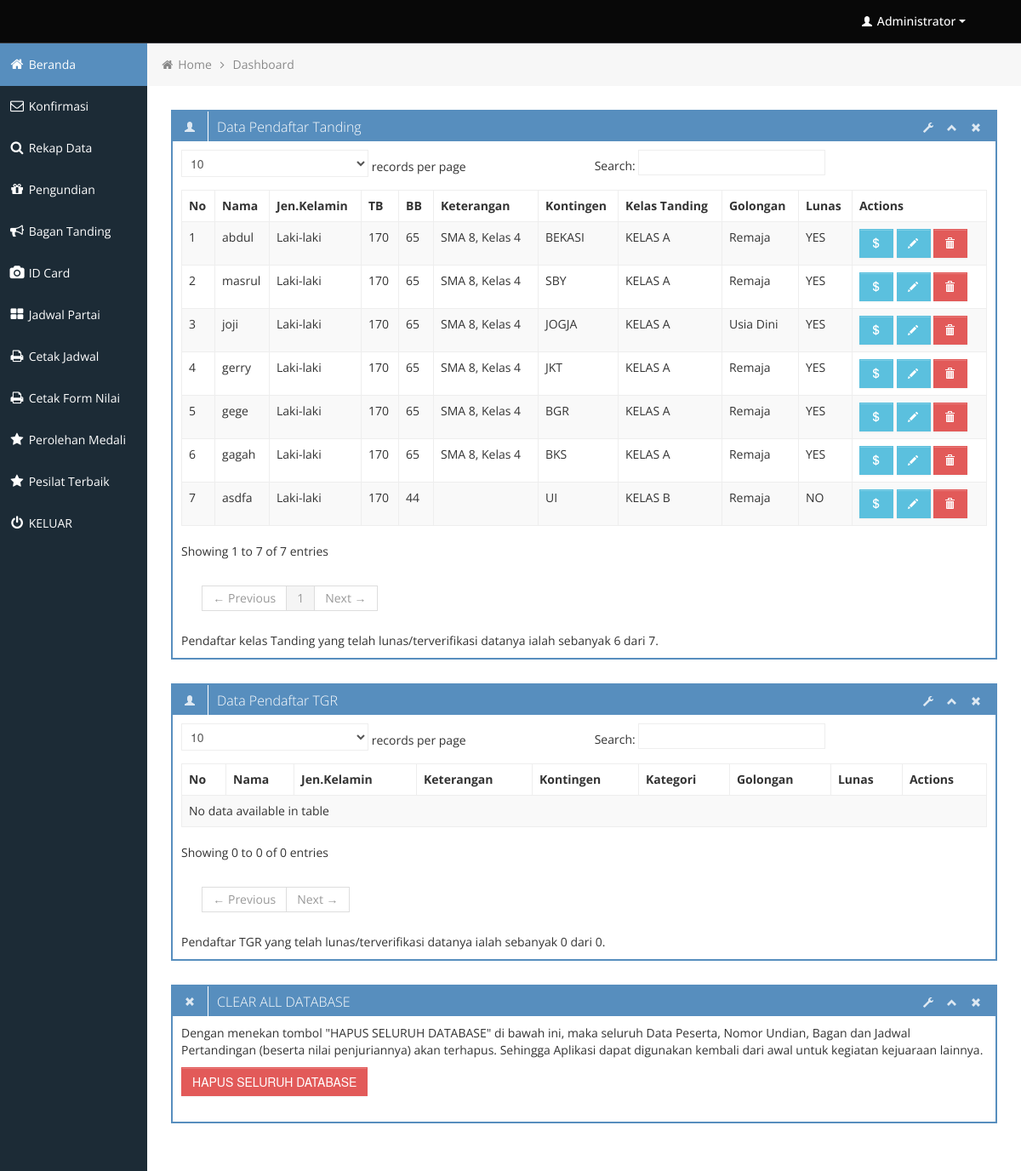
/backend/index.php (signed in), run on the app's committed database.
### tables this page shows
CREATE TABLE `peserta` (
  `ID_peserta` int(11) NOT NULL,
  `nm_lengkap` varchar(35) NOT NULL,
  `jenis_kelamin` varchar(15) NOT NULL,
  `tpt_lahir` varchar(55) NOT NULL,
  `tgl_lahir` date NOT NULL,
  `tb` int(11) NOT NULL,
  `bb` int(11) NOT NULL,
  `kelas` varchar(21) NOT NULL,
  `asal_sekolah` varchar(55) NOT NULL,
  `kategori_tanding` varchar(10) NOT NULL,
  `golongan` varchar(15) NOT NULL,
  `kode_gr` varchar(32) NOT NULL,
  `kelas_tanding_FK` varchar(4) NOT NULL,
  `kontingen` varchar(100) NOT NULL,
  `foto` varchar(128) NOT NULL,
  `ktp` varchar(128) NOT NULL,
  `akta_lahir` varchar(128) NOT NULL,
  `ijazah` varchar(128) NOT NULL,
  `status` varchar(15) NOT NULL,
  `role` varchar(20) DEFAULT NULL,
  `email` varchar(100) DEFAULT NULL,
  `password` varchar(255) DEFAULT NULL
);

CREATE TABLE `kelastanding` (
  `ID_kelastanding` int(11) NOT NULL,
  `nm_kelastanding` varchar(21) NOT NULL
);

### backend/index.php (the view, shortened to what this page needs)
<?php
	include 'includes/connection.php';
	$sqlpeserta ="SELECT * FROM peserta
					INNER JOIN kelastanding ON peserta.kelas_tanding_FK=kelastanding.ID_kelastanding
					ORDER BY peserta.jenis_kelamin,peserta.kelas_tanding_FK ASC";
	$datapeserta = mysqli_query($koneksi, $sqlpeserta);
	$sqlpesertatgr ="SELECT * FROM peserta
					WHERE peserta.kategori_tanding <> 'Tanding'
					ORDER BY peserta.kode_gr,peserta.kontingen ASC";
	$datapesertatgr = mysqli_query($koneksi, $sqlpesertatgr);
?>
<div class="row-fluid sortable">
	<div class="box span12">
		<div class="box-header" data-original-title>
			<h2><i class="halflings-icon white user"></i><span class="break"></span>Data Pendaftar Tanding</h2>
			<div class="box-icon">
				<a href="#" class="btn-setting"><i class="halflings-icon white wrench"></i></a>
				<a href="#" class="btn-minimize"><i class="halflings-icon white chevron-up"></i></a>
				<a href="#" class="btn-close"><i class="halflings-icon white remove"></i></a>
			</div>
		</div>
		<div class="box-content">
			<table class="table table-striped table-bordered bootstrap-datatable datatable">
				<thead>
					<tr>
						<th>No</th>
						<th>Nama</th>
						<th>Jen.Kelamin</th>
						<th>TB</th>
						<th>BB</th>
						<th>Keterangan</th>
						<th>Kontingen</th>
						<th>Kelas Tanding</th>
						<th>Golongan</th>
						<th>Lunas</th>
						<th>Actions</th>
					</tr>
				</thead>
				<tbody>
					<?php $no=0; $paid=0; while($peserta = mysqli_fetch_array($datapeserta)) { $no++; ?>
					<tr>
						<td><?php echo $no; ?></td>
						<td><?php echo $peserta['nm_lengkap']; ?></td>
						<td><?php echo $peserta['jenis_kelamin']; ?></td>
						<td><?php echo $peserta['tb']; ?></td>
						<td><?php echo $peserta['bb']; ?></td>
						<td>
							<?php
							echo $peserta['asal_sekolah'];
							if($peserta['asal_sekolah']<>'') { echo ", Kelas ";}
					 			echo $peserta['kelas'];
							?>
						</td>
						<td><?php echo $peserta['kontingen']; ?></td>
						<td><?php echo $peserta['nm_kelastanding']; ?></td>
						<td><?php echo $peserta['golongan']; ?></td>
						<td>
							<?php
								if($peserta['status']=='PAID') {
									echo "YES"; $paid=$paid+1;
								 } else {
								 	echo "NO";
								 }
							?>
						</td>
						<td class="center">
							<a class="btn btn-info" href="admin_do_paid.php?ID_peserta=<?php echo $peserta['ID_peserta']; ?>">
								<i class="halflings-icon white usd"></i>
							</a>
							<a class="btn btn-info" href="admin_edit_peserta.php?ID_peserta=<?php echo $peserta['ID_peserta']; ?>">
								<i class="halflings-icon white pencil"></i>
							</a>
							<a class="btn btn-danger" onclick="return confirmDel()" href="admin_do_del_peserta.php?ID_peserta=<?php echo $peserta['ID_peserta'];?>">
								<i class="halflings-icon white trash"></i>
							</a>
						</td>
					</tr>
					<?php } ?>
				</tbody>
			</table>
			Pendaftar kelas Tanding yang telah lunas/terverifikasi datanya ialah sebanyak <?php echo $paid; ?> dari <?php echo $no; ?>.
		</div>
	</div>
</div>
<div class="row-fluid sortable">
	<div class="box span12">
		<div class="box-header" data-original-title>
			<h2><i class="halflings-icon white user"></i><span class="break"></span>Data Pendaftar TGR</h2>
			<div class="box-icon">
				<a href="#" class="btn-setting"><i class="halflings-icon white wrench"></i></a>
				<a href="#" class="btn-minimize"><i class="halflings-icon white chevron-up"></i></a>
				<a href="#" class="btn-close"><i class="halflings-icon white remove"></i></a>
			</div>
		</div>
		<div class="box-content">
			<table class="table table-striped table-bordered bootstrap-datatable datatable">
				<thead>
					<tr>
						<th>No</th>
						<th>Nama</th>
						<th>Jen.Kelamin</th>
						<th>Keterangan</th>
						<th>Kontingen</th>
						<th>Kategori</th>
						<th>Golongan</th>
						<th>Lunas</th>
						<th>Actions</th>
					</tr>
				</thead>
				<tbody>
					<?php $notgr=0; $paidtgr=0; while($pesertatgr = mysqli_fetch_array($datapesertatgr)) { $notgr++; ?>
					<tr>
						<td><?php echo $notgr; ?></td>
						<td><?php echo $pesertatgr['nm_lengkap']; ?></td>
						<td><?php echo $pesertatgr['jenis_kelamin']; ?></td>
						<td>
							<?php
							echo $pesertatgr['asal_sekolah'];
							if($pesertatgr['asal_sekolah']<>'') { echo ", Kelas ";}
					 			echo $pesertatgr['kelas'];
							?>
						</td>
						<td><?php echo $pesertatgr['kontingen']; ?></td>
						<td><?php echo $pesertatgr['kategori_tanding']; ?></td>
						<td><?php echo $pesertatgr['golongan']; ?></td>
						<td>
							<?php
								if($pesertatgr['status']=='PAID') {
									echo "YES"; $paidtgr=$paidtgr+1;
								 } else {
								 	echo "NO";
								 }
							?>
						</td>
						<td class="center">
							<a class="btn btn-info" href="admin_do_paid.php?ID_peserta=<?php echo $pesertatgr['ID_peserta']; ?>">
								<i class="halflings-icon white usd"></i>
							</a>
							<a class="btn btn-info" href="admin_edit_peserta_tgr.php?ID_peserta=<?php echo $pesertatgr['ID_peserta']; ?>">
								<i class="halflings-icon white pencil"></i>
							</a>
							<a class="btn btn-danger" onclick="return confirmDel()" href="admin_do_del_peserta.php?ID_peserta=<?php echo $pesertatgr['ID_peserta'];?>">
								<i class="halflings-icon white trash"></i>
							</a>
						</td>
					</tr>
					<?php } ?>
				</tbody>
			</table>
			Pendaftar TGR yang telah lunas/terverifikasi datanya ialah sebanyak <?php echo $paidtgr; ?> dari <?php echo $notgr; ?>.
		</div>
	</div>
</div>
<div class="row-fluid sortable">
	<div class="box span12">
		<div class="box-header" data-original-title>
			<h2><i class="halflings-icon white remove"></i><span class="break"></span>CLEAR ALL DATABASE</h2>
			<div class="box-icon">
				<a href="#" class="btn-setting"><i class="halflings-icon white wrench"></i></a>
				<a href="#" class="btn-minimize"><i class="halflings-icon white chevron-up"></i></a>
				<a href="#" class="btn-close"><i class="halflings-icon white remove"></i></a>
			</div>
		</div>
		<div class="box-content">
			<form class="form-horizontal" method="post" action="do_clear_db.php">
				<p>Dengan menekan tombol "HAPUS SELURUH DATABASE" di bawah ini, maka seluruh Data Peserta, Nomor Undian, Bagan dan Jadwal Pertandingan (beserta nilai penjuriannya) akan terhapus. Sehingga Aplikasi dapat digunakan kembali dari awal untuk kegiatan kejuaraan lainnya.</p>
				<input type="submit" onclick="return confirmDel()" class="btn btn-danger" value="HAPUS SELURUH DATABASE">
			</form>
		</div>
	</div>
</div>

### backend/css/style.css (style rules this page uses)
body { background: #F5F5F5; color: #333; border: none; font-family: 'Open Sans', sans-serif; font-weight: 400; }
a { color: #646464; }
h2 { font-size: 16px; line-height: 16px; }
.box { border: 2px solid #578EBE; background: #fff !important; margin-bottom: 28px; }
.box-header { height: 16px; font-size: 16px; line-height: 16px; padding: 10px; background: #578EBE; -webkit-box-shadow: none; -moz-box-shadow: none; box-shadow: none; overflow: hidden; }
.box-header h2 { float:left; margin-top: 0px; font-weight: 300; }
.box-header .box-icon, .box-header h2 { color:#fff; }
.box-header h2 i { margin: 0px 3px 0px 4px; opacity: .8; filter: alpha(opacity=80); -ms-filter:"progid:DXImageTransform.Microsoft.Alpha(Opacity=80)"; }
.box-header .box-icon { float:right; margin-top: 1px; }
.box-header .box-icon i { -webkit-transition: all 0.1s ease-in-out; -moz-transition: all 0.1s ease-in-out; -o-transition: all 0.1s ease-in-out; -ms-transition: all 0.1s ease-in-out; transition: all 0.1s ease-in-out; opacity: .8; filter: alpha(opacity=80); -ms-filter:"progid:DXImageTransform.Microsoft.Alpha(Opacity=80)"; }
.box-header .box-icon a { margin: 0px 5px; }
.box-content { position: relative; z-index: 50; margin-top: -1px; padding: 10px; background: #fff !important; }
.btn { display: inline-block; padding: 6px 12px; margin-bottom: 0; font-size: 14px; font-weight: 500; line-height: 20px; text-align: center; white-space: nowrap; vertical-align: middle; cursor: pointer; border: 1px solid #a7a9aa; -webkit-border-radius: 0px !important; border-radius: 0px !important; }
.btn i { margin-top: 2px; }
.btn { color: #ffffff; background-color: #a7a9aa; border-color: #a7a9aa; background-image: none; filter: none; text-shadow: none; }
.btn-danger { background-color: #E25A59; border-color: #E25A59; }
.btn-info { background-color: #5bc0de; border-color: #5bc0de; }
.table th, .table td { border-top: 1px solid #eee; }
.table-bordered { border-color: #eee; -webkit-border-radius: 0px !important; -moz-border-radius: 0px !important; border-radius: 0px !important; }
.table-bordered th, .table-bordered td { border-left: 1px solid #eee; }
.table-bordered thead:first-child tr:first-child > th:first-child, .table-bordered tbody:first-child tr:first-child > td:first-child, .table-bordered tbody:first-child tr:first-child > th:first-child { -webkit-border-radius: 0px !important; -moz-border-radius: 0px !important; border-radius: 0px !important; }
.table-bordered thead:first-child tr:first-child > th:last-child, .table-bordered tbody:first-child tr:first-child > td:last-child, .table-bordered tbody:first-child tr:first-child > th:last-child { -webkit-border-radius: 0px !important; -moz-border-radius: 0px !important; border-radius: 0px !important; }
.table-bordered thead:last-child tr:last-child > th:first-child, .table-bordered tbody:last-child tr:last-child > td:first-child, .table-bordered tbody:last-child tr:last-child > th:first-child, .table-bordered tfoot:last-child tr:last-child > td:first-child, .table-bordered tfoot:last-child tr:last-child > th:first-child { -webkit-border-radius: 0px !important; -moz-border-radius: 0px !important; border-radius: 0px !important; }
.table-bordered thead:last-child tr:last-child > th:last-child, .table-bordered tbody:last-child tr:last-child > td:last-child, .table-bordered tbody:last-child tr:last-child > th:last-child, .table-bordered tfoot:last-child tr:last-child > td:last-child, .table-bordered tfoot:last-child tr:last-child > th:last-child { -webkit-border-radius: 0px !important; -moz-border-radius: 0px !important; border-radius: 0px !important; }

### backend/css/halflings.css (style rules this page uses)
html, html .halflings { -webkit-font-smoothing: antialiased !important; }
.halflings-icon { display: inline-block; width: 14px; height: 14px; line-height: 14px; vertical-align: text-top; background-image: url(../img/glyphicons_halflings.svg); background-position: 0 0; background-repeat: no-repeat; vertical-align: top; *display: inline; *zoom: 1; *margin-right: .3em; }
.halflings-icon.white { background-image: url(../img/glyphicons_halflings-white.svg); }
.halflings-icon.user { background-position: -168px 0; }
.halflings-icon.remove { background-position: -312px 0; }
.halflings-icon.trash { background-position: -456px 0; }
.halflings-icon.pencil { background-position: 0 -72px; }
.halflings-icon.chevron-up { background-position: -288px -120px; }
.halflings-icon.wrench { background-position: -360px -144px; }
.halflings-icon.usd { background-position: -168px -168px; }

### data on the page
peserta: nm_lengkap "abdul", jenis_kelamin "Laki-laki", tb "170", bb "65", asal_sekolah "SMA 8", shows ", Kelas", kelas "4", kontingen "BEKASI", kelastanding.nm_kelastanding "KELAS A", golongan "Remaja", status "YES"
peserta: nm_lengkap "masrul", jenis_kelamin "Laki-laki", tb "170", bb "65", asal_sekolah "SMA 8", shows ", Kelas", kelas "4", kontingen "SBY", kelastanding.nm_kelastanding "KELAS A", golongan "Remaja", status "YES"
peserta: nm_lengkap "joji", jenis_kelamin "Laki-laki", tb "170", bb "65", asal_sekolah "SMA 8", shows ", Kelas", kelas "4", kontingen "JOGJA", kelastanding.nm_kelastanding "KELAS A", golongan "Usia Dini", status "YES"
peserta: nm_lengkap "gerry", jenis_kelamin "Laki-laki", tb "170", bb "65", asal_sekolah "SMA 8", shows ", Kelas", kelas "4", kontingen "JKT", kelastanding.nm_kelastanding "KELAS A", golongan "Remaja", status "YES"
peserta: nm_lengkap "gege", jenis_kelamin "Laki-laki", tb "170", bb "65", asal_sekolah "SMA 8", shows ", Kelas", kelas "4", kontingen "BGR", kelastanding.nm_kelastanding "KELAS A", golongan "Remaja", status "YES"
peserta: nm_lengkap "gagah", jenis_kelamin "Laki-laki", tb "170", bb "65", asal_sekolah "SMA 8", shows ", Kelas", kelas "4", kontingen "BKS", kelastanding.nm_kelastanding "KELAS A", golongan "Remaja", status "YES"
peserta: nm_lengkap "asdfa", jenis_kelamin "Laki-laki", tb "170", bb "44", kontingen "UI", kelastanding.nm_kelastanding "KELAS B", golongan "Remaja", status "NO"

### other printed values
$paid "6"
$no "7"
$paidtgr "0"
$notgr "0"
